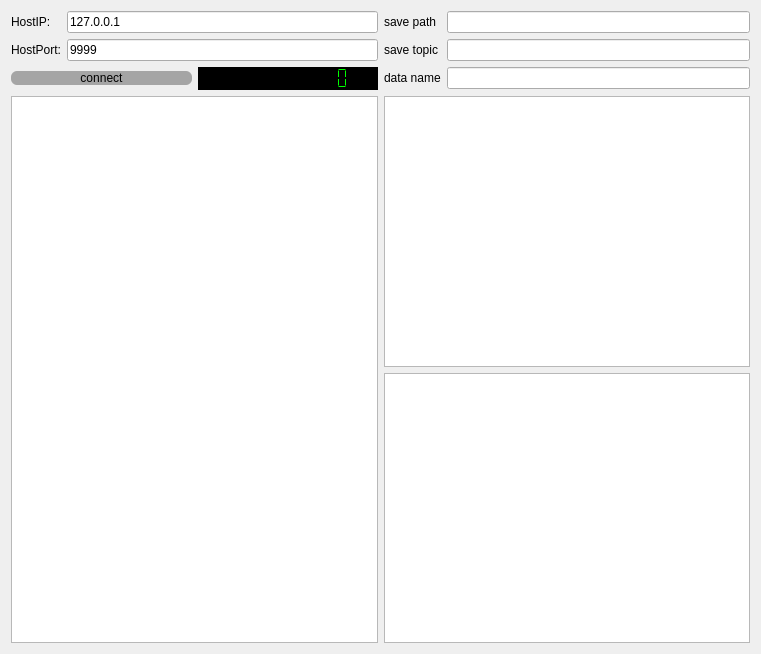
<?xml version="1.0" encoding="UTF-8"?>
<ui version="4.0">
 <class>interface</class>
 <widget class="QWidget" name="interface">
  <property name="geometry">
   <rect>
    <x>0</x>
    <y>0</y>
    <width>761</width>
    <height>654</height>
   </rect>
  </property>
  <property name="windowTitle">
   <string>Form</string>
  </property>
  <layout class="QGridLayout" name="gridLayout_2">
   <item row="0" column="0">
    <layout class="QVBoxLayout" name="verticalLayout">
     <item>
      <layout class="QFormLayout" name="formLayout">
       <item row="0" column="0">
        <widget class="QLabel" name="label">
         <property name="text">
          <string>HostIP:</string>
         </property>
        </widget>
       </item>
       <item row="0" column="1">
        <widget class="QLineEdit" name="ip_edit">
         <property name="text">
          <string>127.0.0.1</string>
         </property>
        </widget>
       </item>
       <item row="1" column="0">
        <widget class="QLabel" name="label_2">
         <property name="text">
          <string>HostPort:</string>
         </property>
        </widget>
       </item>
       <item row="1" column="1">
        <widget class="QLineEdit" name="port_edit">
         <property name="text">
          <string>9999</string>
         </property>
        </widget>
       </item>
      </layout>
     </item>
     <item>
      <layout class="QHBoxLayout" name="horizontalLayout_2">
       <item>
        <widget class="QPushButton" name="connect_button">
         <property name="styleSheet">
          <string notr="true">border-radius: 6px;
background-color: rgb(165,165,165);</string>
         </property>
         <property name="text">
          <string>connect</string>
         </property>
        </widget>
       </item>
       <item>
        <widget class="QLCDNumber" name="time_lcd">
         <property name="styleSheet">
          <string notr="true">border:2pxsolidgreen;
color:#00FF00;
background:black;</string>
         </property>
         <property name="smallDecimalPoint">
          <bool>false</bool>
         </property>
         <property name="digitCount">
          <number>12</number>
         </property>
         <property name="segmentStyle">
          <enum>QLCDNumber::Flat</enum>
         </property>
        </widget>
       </item>
      </layout>
     </item>
    </layout>
   </item>
   <item row="0" column="1">
    <layout class="QGridLayout" name="gridLayout">
     <item row="1" column="1">
      <widget class="QLineEdit" name="save_topic"/>
     </item>
     <item row="1" column="0">
      <widget class="QLabel" name="label_4">
       <property name="text">
        <string>save topic</string>
       </property>
      </widget>
     </item>
     <item row="0" column="1">
      <widget class="QLineEdit" name="save_path"/>
     </item>
     <item row="2" column="0">
      <widget class="QLabel" name="label_5">
       <property name="text">
        <string>data name</string>
       </property>
      </widget>
     </item>
     <item row="2" column="1">
      <widget class="QLineEdit" name="data_name">
       <property name="text">
        <string/>
       </property>
      </widget>
     </item>
     <item row="0" column="0">
      <widget class="QLabel" name="label_3">
       <property name="text">
        <string>save path</string>
       </property>
      </widget>
     </item>
    </layout>
   </item>
   <item row="1" column="0" colspan="2">
    <layout class="QHBoxLayout" name="horizontalLayout">
     <item>
      <widget class="QTextBrowser" name="info_browser"/>
     </item>
     <item>
      <layout class="QVBoxLayout" name="verticalLayout_2">
       <item>
        <widget class="QTextBrowser" name="topic_pub_data_browser"/>
       </item>
       <item>
        <widget class="QTextBrowser" name="topic_sub_data_browser"/>
       </item>
      </layout>
     </item>
    </layout>
   </item>
  </layout>
 </widget>
 <resources/>
 <connections/>
</ui>
